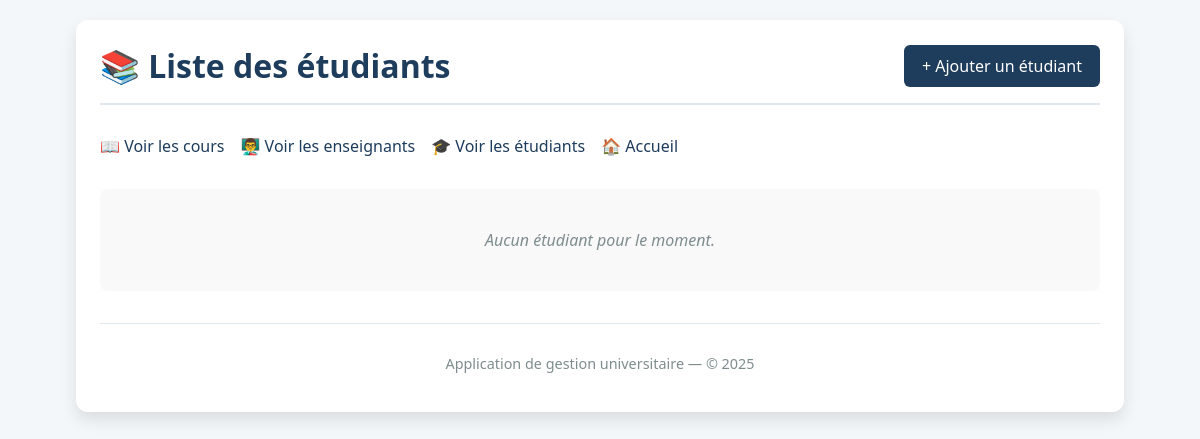
The app's page /university/etudiants/, older data.
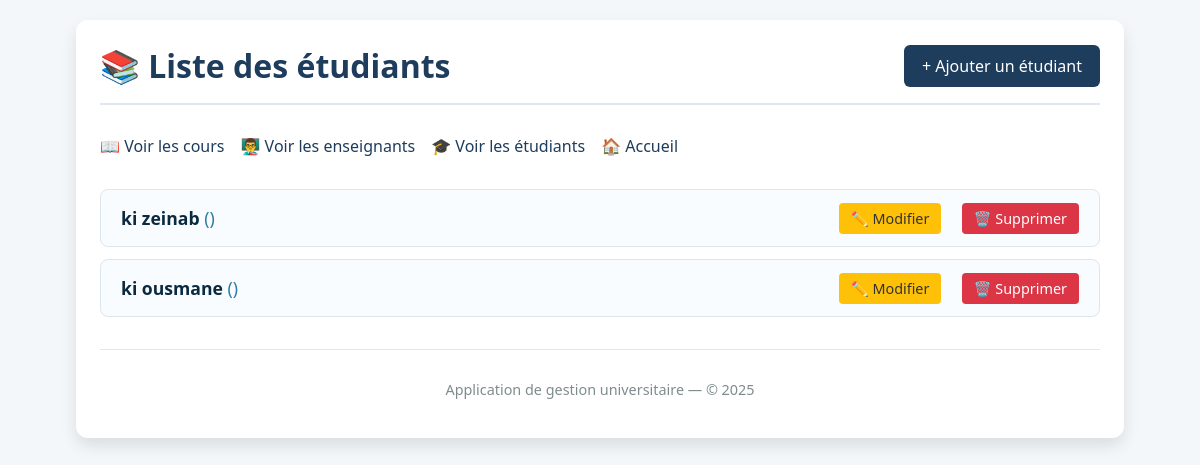
The same page, newer data.
### university/models.py (models this page shows, shortened)
class Etudiant(models.Model):
    idetu = models.AutoField(primary_key=True)
    num_carte = models.CharField(max_length=20, unique=True)
    nom = models.CharField(max_length=50)
    prenom = models.CharField(max_length=50)
    email = models.EmailField(unique=True)
    tel = models.CharField(max_length=15, blank=True)
    filiere = models.CharField(max_length=50)
    annee_entree = models.PositiveSmallIntegerField()
    date_naissance = models.DateField()
    cours = models.ManyToManyField(Cours, related_name='etudiants')

### university/views.py (the view)
# urls.py: path('etudiants/', views.EtudiantListView.as_view(), name='etudiant_list'),
class EtudiantListView(ListView):
    model = Etudiant
    template_name = 'university/etudiant_list.html'
    context_object_name = 'etudiants'

### university/templates/university/etudiant_list.html (shortened to what this page needs)
<!DOCTYPE html>
<html lang="fr">
<head>
</head>
<body>
    <div class="container">
        <header>
            <h1>📚 Liste des étudiants</h1>
            <a href="{% url 'university:etudiant_create' %}" class="btn">+ Ajouter un étudiant</a>
        </header>
        <nav>
            <a href="{% url 'university:cours_list' %}">📖 Voir les cours</a>
            <a href="{% url 'university:enseignant_list' %}">👨‍🏫 Voir les enseignants</a>
            <a href="{% url 'university:etudiant_list' %}">🎓 Voir les étudiants</a>
            <a href="/">🏠 Accueil</a>
        </nav>
        <main>
            {% if etudiants %}
                <ul class="student-list">
                    {% for etudiant in etudiants %}
                        <li class="student-item">
                            <div class="student-info">
                                <strong>{{ etudiant.nom }} {{ etudiant.prenom }}</strong>
                                <span style="color: #2c7da0;">({{ etudiant.numens }})</span>
                            </div>
                            <div class="student-actions">
                                <a href="{% url 'university:etudiant_update' etudiant.pk %}" class="edit-link">✏️ Modifier</a>
                                <a href="{% url 'university:etudiant_delete' etudiant.pk %}" class="delete-link" onclick="return confirm('Supprimer cet étudiant ?');">🗑️ Supprimer</a>
                            </div>
                        </li>
                    {% endfor %}
                </ul>
            {% else %}
                <div class="empty-msg">
                    Aucun étudiant pour le moment.
                </div>
            {% endif %}
        </main>
        <footer>
            <p>Application de gestion universitaire — © 2025</p>
        </footer>
    </div>
</body>
</html>

Row changes from the older to the newer data that the page shows:
added Etudiant: nom "ki", prenom "zeinab"
added Etudiant: nom "ki", prenom "ousmane"
Text that changed along with them:
text no longer shown: "Aucun étudiant pour le moment."
